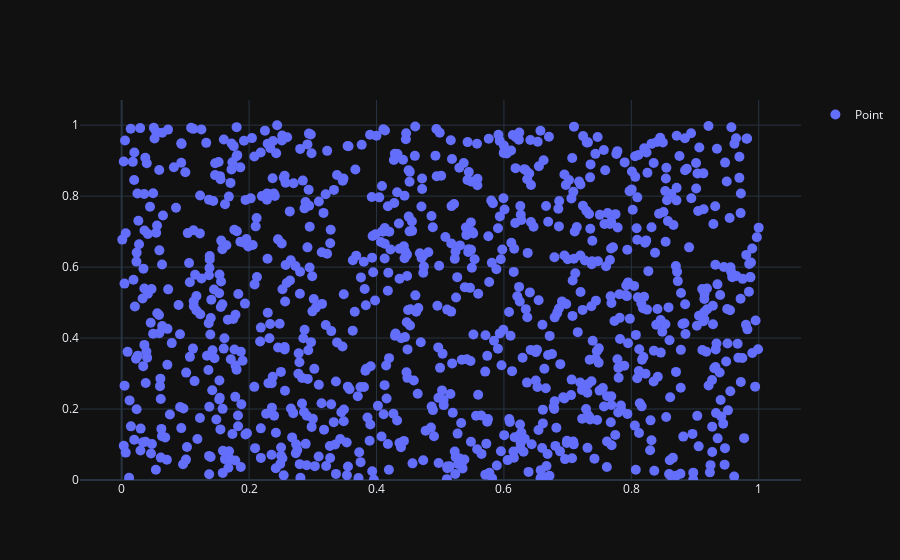

Here is the notebook cell this chart was saved with:
### Code cell
x = np.random.random(1000)
y = np.random.random(1000)
df = pd.DataFrame({'x': x, 'y': y})

ggplot(df) + geom_point(aes(x='x', y='y')) + theme_dark()

### Figure 1 — Plotly figure (JSON) as saved in the notebook; plotly's stock layout.template omitted (floating-point values rounded to 4 significant figures; data arrays with more than 128 entries replaced by an {"elided": "..."} marker saying what was removed)
{"data": [{"marker": {"size": 10}, "mode": "markers", "name": "Point", "opacity": 1, "showlegend": true, "type": "scatter", "x": {"elided": "1000 float values"}, "xaxis": "x", "y": {"elided": "1000 float values"}, "yaxis": "y"}], "layout": {"xaxis": {"anchor": "y", "domain": [0, 1]}, "yaxis": {"anchor": "x", "domain": [0, 1], "rangemode": "tozero"}}}
